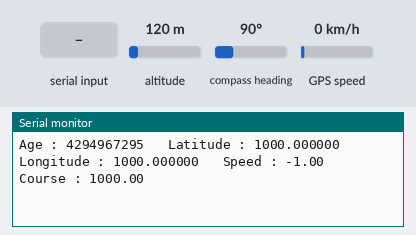
A sketch run on a simulated Arduino Uno, built for the host (arithmetic inside an expression is 32-bit, double 64-bit). On the bench: the last lines printed to the serial monitor. The test bench sets the inputs (shaded band); at power-on: compass heading 90°, altitude 120 m, GPS speed 0 km/h. The GPS gets a fix after 3 s at 37.7749, -122.4194 with 8 satellites.

Above: at 1.2 s.
1.3 s: compass heading set to 7°
2.8 s: "1" received over the second serial link
4.3 s: altitude set to 20 m
At 4.33 s:
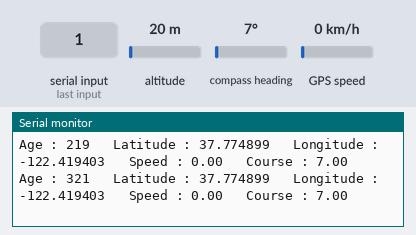
5.8 s: GPS speed set to 2 km/h
At 5.86 s:
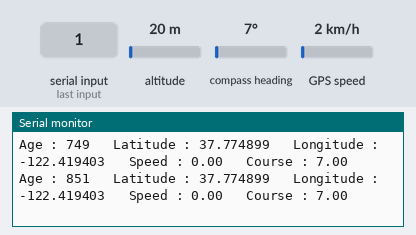
7.3 s: "0" received over the second serial link
At 7.49 s:
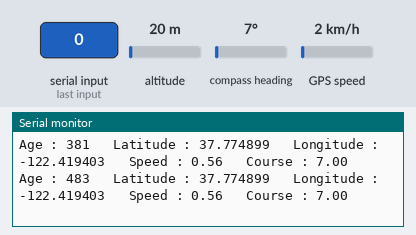
Timing chart, 0 to 9.8 s (numbered marks = the images above; inputs shaded):
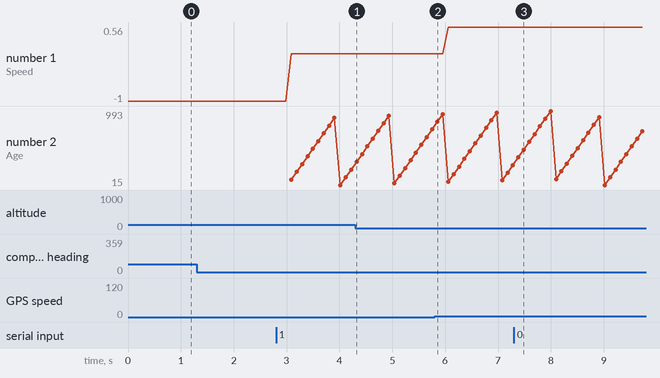

The sketch:

GPS.ino
```cpp
#include <SoftwareSerial.h>
#include "TinyGPS.h"

TinyGPS gps;  // GPS 클래스 객체
SoftwareSerial GPS(7, 6);  // TX : 7 , RX : 6

void setup() {
  Serial.begin(115200);
  GPS.begin(9600);  // GPS 보더레이트는 9600으로 고정
}

void loop() {
  float latitude, longitude, speedMPS, courseDegree;  // 위도, 경도, 속도, 방향
  unsigned long age;

  gps.f_get_position(&latitude, &longitude, &age);
  speedMPS = gps.f_speed_mps();
  courseDegree = gps.f_course();

  Serial.print("Age : ");
  Serial.print(age);
  Serial.print("   Latitude : ");
  Serial.print(latitude, 6);;
  Serial.print("   Longitude : ");
  Serial.print(longitude, 6);
  Serial.print("   Speed : ");
  Serial.print(speedMPS);
  Serial.print("   Course : ");
  Serial.print(courseDegree);
  Serial.println();

  smartdelay(100);
}


static void smartdelay(unsigned long ms){  // GPS 전용 딜레이
  unsigned long start = millis();
  do
  {
    while (GPS.available())
      gps.encode(GPS.read());
  } while (millis() - start < ms);
}
```

Measured:
- after the input at 7.3 s, the serial monitor: prints a new line after 0.19 s (image 3)
- plotted number 1: 0 → 0.56 after the input at 5.8 s
